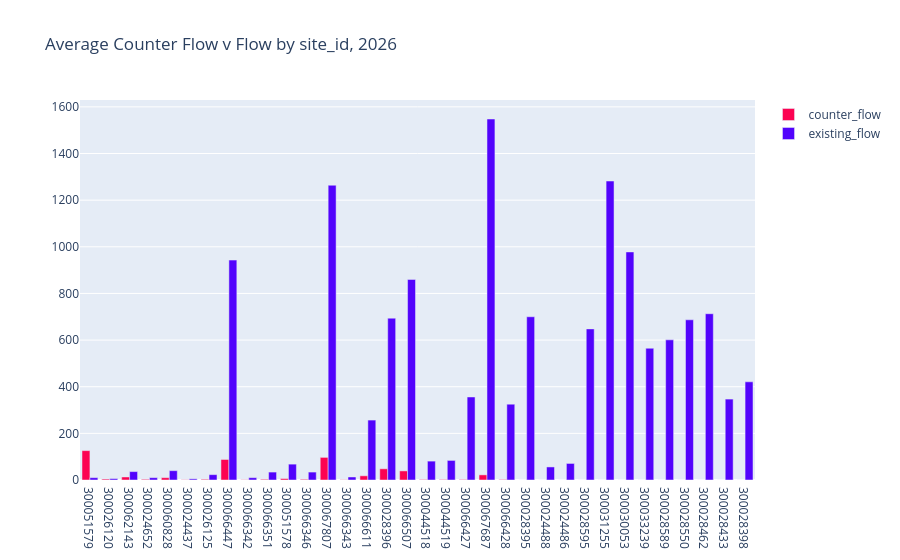

The code cell stored with this chart in its notebook:
### Code cell
fig = go.Figure(data=[
    go.Bar(name='counter_flow', x=df.site_id, y=df.counter_flow, marker_color='#fc0352'),
    go.Bar(name='existing_flow', x=df.site_id, y=df.existing_flow, marker_color='#5203fc')
])

# Change the bar mode
fig.update_layout(barmode='group', title='Average Counter Flow v Flow by site_id, 2026')
fig.show()

### Figure 1 — Plotly figure (JSON) as saved in the notebook; plotly's stock layout.template omitted (floating-point values rounded to 4 significant figures)
{"data": [{"marker": {"color": "#fc0352"}, "name": "counter_flow", "type": "bar", "x": ["300051579", "300026120", "300062143", "300024652", "300060828", "300024437", "300026125", "300066447", "300066342", "300066351", "300051578", "300066346", "300067807", "300066343", "300066611", "300028396", "300066507", "300044518", "300044519", "300066427", "300067687", "300066428", "300028395", "300024488", "300024486", "300028595", "300031255", "300030053", "300033239", "300028589", "300028550", "300028462", "300028433", "300028398"], "y": [126, 4, 13, 3, 10, 1, 3, 88, 1, 3, 6, 3, 97, 1, 18, 48, 39, 2, 2, 2, 22, 2, 0, 0, 0, 0, 0, 0, 0, 0, 0, 0, 0, 0]}, {"marker": {"color": "#5203fc"}, "name": "existing_flow", "type": "bar", "x": ["300051579", "300026120", "300062143", "300024652", "300060828", "300024437", "300026125", "300066447", "300066342", "300066351", "300051578", "300066346", "300067807", "300066343", "300066611", "300028396", "300066507", "300044518", "300044519", "300066427", "300067687", "300066428", "300028395", "300024488", "300024486", "300028595", "300031255", "300030053", "300033239", "300028589", "300028550", "300028462", "300028433", "300028398"], "y": [10, 6, 36, 10, 40, 5, 23, 943, 10, 34, 68, 34, 1264, 13, 257, 694, 860, 81, 84, 356, 1548, 325, 700, 56, 71, 648, 1282, 978, 565, 601, 687, 713, 347, 421]}], "layout": {"autosize": true, "barmode": "group", "title": {"text": "Average Counter Flow v Flow by site_id, 2026"}, "xaxis": {"autorange": true, "range": [-0.5, 33.5], "type": "category"}, "yaxis": {"autorange": true, "range": [0, 1629.0], "type": "linear"}}}
